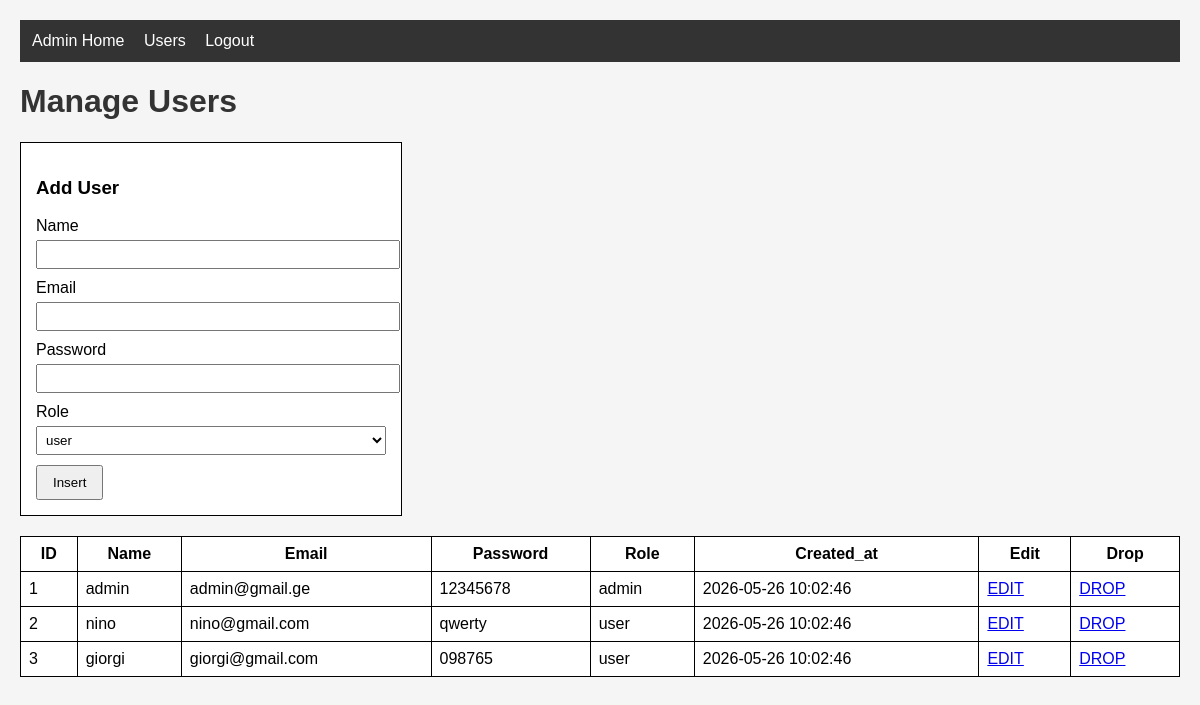
The page /admin/users.php (signed in) on the database its author committed.
### tables this page shows
CREATE TABLE `users` (
  `id` int(11) NOT NULL,
  `name` varchar(100) NOT NULL,
  `email` varchar(150) NOT NULL,
  `password` varchar(255) NOT NULL,
  `role` varchar(20) NOT NULL,
  `created_at` timestamp NOT NULL DEFAULT current_timestamp(),
  `updated_at` timestamp NULL DEFAULT NULL,
  `deleted_at` timestamp NULL DEFAULT NULL
);

### admin/users.php (the view, shortened to what this page needs)
<?php
require_once __DIR__ . "/../config.php";
$select_query = "SELECT * FROM users WHERE deleted_at IS NULL";
$result = mysqli_query($connect, $select_query);
$data = mysqli_fetch_all($result, MYSQLI_ASSOC);
$edit_row = null;
?>
<!DOCTYPE html>
<html lang="en">
<head>
    <link rel="stylesheet" href="../style.css">
</head>
<body>
    <nav>
        <a href="index.php">Admin Home</a>
        <a href="users.php">Users</a>
        <a href="../logout.php">Logout</a>
    </nav>
    <h1>Manage Users</h1>
    <?php if ($edit_row) { ?>
        <form method="post">
            <h3>Edit User</h3>
            <input type="hidden" name="id" value="<?= $edit_row['id'] ?>">
            <label>Name</label>
            <input type="text" name="name" value="<?= $edit_row['name'] ?>" required>
            <label>Email</label>
            <input type="email" name="email" value="<?= $edit_row['email'] ?>" required>
            <label>Password</label>
            <input type="text" name="password" value="<?= $edit_row['password'] ?>" required>
            <label>Role</label>
            <select name="role">
                <option value="user" <?php if ($edit_row['role'] == 'user') echo 'selected'; ?>>user</option>
                <option value="admin" <?php if ($edit_row['role'] == 'admin') echo 'selected'; ?>>admin</option>
            </select>
            <button type="submit" name="update_button">Update</button>
            <a href="users.php">Cancel</a>
        </form>
    <?php } else { ?>
        <form method="post">
            <h3>Add User</h3>
            <label>Name</label>
            <input type="text" name="name" required>
            <label>Email</label>
            <input type="email" name="email" required>
            <label>Password</label>
            <input type="text" name="password" required>
            <label>Role</label>
            <select name="role">
                <option value="user">user</option>
            </select>
            <button type="submit" name="insert_button">Insert</button>
        </form>
    <?php } ?>
    <table>
        <tr>
            <th>ID</th>
            <th>Name</th>
            <th>Email</th>
            <th>Password</th>
            <th>Role</th>
            <th>Created_at</th>
            <th>Edit</th>
            <th>Drop</th>
        </tr>
        <?php foreach ($data as $row) { ?>
        <tr>
            <td><?= $row['id'] ?></td>
            <td><?= $row['name'] ?></td>
            <td><?= $row['email'] ?></td>
            <td><?= $row['password'] ?></td>
            <td><?= $row['role'] ?></td>
            <td><?= $row['created_at'] ?></td>
            <td><a href="?id=<?= $row['id'] ?>">EDIT</a></td>
            <td><a href="?drop=<?= $row['id'] ?>">DROP</a></td>
        </tr>
        <?php } ?>
    </table>
</body>
</html>

### style.css (style rules this page uses)
body { font-family: Arial, sans-serif; margin: 20px; background: #f5f5f5; }
nav { background: #333; padding: 12px; margin-bottom: 20px; }
nav a { color: white; margin-right: 15px; text-decoration: none; }
h1, h2 { color: #333; }
table { border: solid 1px black; border-collapse: collapse; width: 100%; margin-bottom: 25px; background: white; }
table td, table th { border: solid 1px black; padding: 8px; }
form { width: 350px; border: solid 1px black; padding: 15px; margin-bottom: 20px; background: white; }
form label { display: block; margin-bottom: 5px; }
form input, form select, form textarea { width: 100%; margin-bottom: 10px; padding: 5px; }
button, .btn { padding: 8px 15px; cursor: pointer; }

### rows shown on the page
users: id "1", name "admin", email "admin@gmail.ge", password "12345678", role "admin", created_at "2026-05-26 10:02:46"
users: id "2", name "nino", email "nino@gmail.com", password "qwerty", role "user", created_at "2026-05-26 10:02:46"
users: id "3", name "giorgi", email "giorgi@gmail.com", password "098765", role "user", created_at "2026-05-26 10:02:46"
